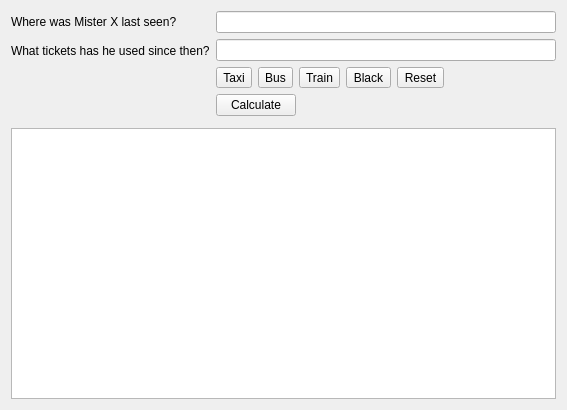
<?xml version="1.0" encoding="UTF-8"?>
<ui version="4.0">
 <class>MainWindow</class>
 <widget class="QMainWindow" name="MainWindow">
  <property name="geometry">
   <rect>
    <x>0</x>
    <y>0</y>
    <width>567</width>
    <height>410</height>
   </rect>
  </property>
  <property name="windowTitle">
   <string>Detective Assistance Program</string>
  </property>
  <property name="windowIcon">
   <iconset resource="resources.qrc">
    <normaloff>:/images/Search-icon.png</normaloff>:/images/Search-icon.png</iconset>
  </property>
  <widget class="QWidget" name="centralWidget">
   <layout class="QVBoxLayout" name="verticalLayout_3">
    <item>
     <layout class="QFormLayout" name="formLayout">
      <property name="fieldGrowthPolicy">
       <enum>QFormLayout::AllNonFixedFieldsGrow</enum>
      </property>
      <item row="0" column="0">
       <widget class="QLabel" name="label">
        <property name="text">
         <string>Where was Mister X last seen?</string>
        </property>
       </widget>
      </item>
      <item row="0" column="1">
       <widget class="QLineEdit" name="lastLocationEntry"/>
      </item>
      <item row="1" column="0">
       <widget class="QLabel" name="label_2">
        <property name="text">
         <string>What tickets has he used since then?</string>
        </property>
       </widget>
      </item>
      <item row="1" column="1">
       <layout class="QVBoxLayout" name="verticalLayout_2">
        <item>
         <widget class="QLineEdit" name="ticketEntry"/>
        </item>
        <item>
         <layout class="QHBoxLayout" name="horizontalLayout">
          <item>
           <widget class="QToolButton" name="taxiButton">
            <property name="text">
             <string>Taxi</string>
            </property>
           </widget>
          </item>
          <item>
           <widget class="QToolButton" name="busButton">
            <property name="text">
             <string>Bus</string>
            </property>
           </widget>
          </item>
          <item>
           <widget class="QToolButton" name="trainButton">
            <property name="text">
             <string>Train</string>
            </property>
           </widget>
          </item>
          <item>
           <widget class="QToolButton" name="blackButton">
            <property name="text">
             <string>Black</string>
            </property>
           </widget>
          </item>
          <item>
           <widget class="QToolButton" name="resetButton">
            <property name="text">
             <string>Reset</string>
            </property>
           </widget>
          </item>
          <item>
           <spacer name="horizontalSpacer">
            <property name="orientation">
             <enum>Qt::Horizontal</enum>
            </property>
            <property name="sizeHint" stdset="0">
             <size>
              <width>40</width>
              <height>20</height>
             </size>
            </property>
           </spacer>
          </item>
         </layout>
        </item>
       </layout>
      </item>
      <item row="2" column="1">
       <layout class="QHBoxLayout" name="horizontalLayout_2">
        <property name="bottomMargin">
         <number>0</number>
        </property>
        <item>
         <widget class="QPushButton" name="calculateButton">
          <property name="text">
           <string>Calculate</string>
          </property>
         </widget>
        </item>
        <item>
         <spacer name="horizontalSpacer_2">
          <property name="orientation">
           <enum>Qt::Horizontal</enum>
          </property>
          <property name="sizeHint" stdset="0">
           <size>
            <width>40</width>
            <height>20</height>
           </size>
          </property>
         </spacer>
        </item>
       </layout>
      </item>
      <item row="3" column="1">
       <layout class="QVBoxLayout" name="verticalLayout"/>
      </item>
     </layout>
    </item>
    <item>
     <widget class="QPlainTextEdit" name="resultTextEdit">
      <property name="font">
       <font>
        <family>Consolas</family>
        <pointsize>10</pointsize>
       </font>
      </property>
     </widget>
    </item>
   </layout>
  </widget>
 </widget>
 <layoutdefault spacing="6" margin="11"/>
 <resources>
  <include location="resources.qrc"/>
 </resources>
 <connections/>
</ui>
